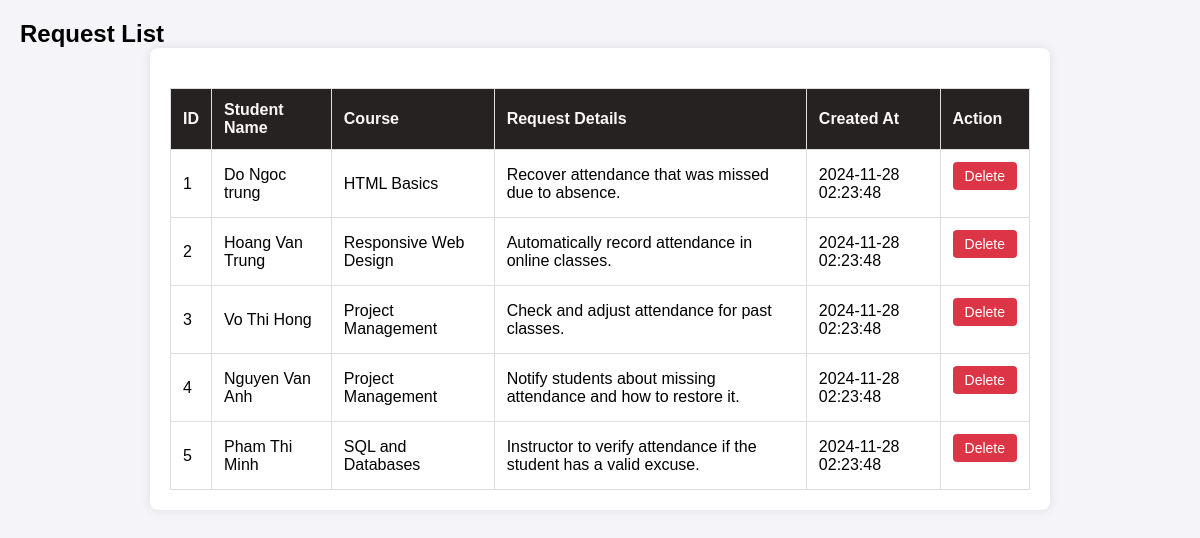
/manageRequest.php, run on the app's committed database.
### tables this page shows
CREATE TABLE requests (
    id INT AUTO_INCREMENT PRIMARY KEY, 
    username VARCHAR(255) NOT NULL, 
    Courses VARCHAR(255) NOT NULL,
    request_text TEXT NOT NULL, 
    FOREIGN KEY (id) REFERENCES attendance(id),
    created_at TIMESTAMP DEFAULT CURRENT_TIMESTAMP 
);

### manageRequest.php (the view, shortened to what this page needs)
<!DOCTYPE html>
<html lang="en">
<head>
    <link rel="stylesheet" href="manageRequest.css">
</head>
<body>
    <h2>Request List</h2>
    <div class="container">
        <table>
            <thead>
                <tr>
                    <th>ID</th>
                    <th>Student Name</th>
                    <th>Course</th>
                    <th>Request Details</th>
                    <th>Created At</th>
                    <th>Action</th>
                </tr>
            </thead>
            <tbody>
                <?php
                include 'db.php';
                $sql = "SELECT * FROM requests ORDER BY id ASC";
                $result = $conn->query($sql);
                while ($row = $result->fetch_assoc()) { ?>
                    <tr>
                        <td><?= $row['id'] ?></td>
                        <td><?= $row['username'] ?></td>
                        <td><?= $row['Courses'] ?></td>
                        <td><?= $row['request_text'] ?></td>
                        <td><?= $row['created_at'] ?></td>
                        <td>
                            <form action="delete_request.php" method="post" style="display:inline;">
                                <button type="submit" class="delete-btn">Delete</button>
                            </form>
                        </td>
                    </tr>
                <?php } ?>
            </tbody>
        </table>
    </div>
</body>
</html>

### manageRequest.css (style rules this page uses)
* { margin: 0; padding: 0; box-sizing: border-box; }
body { font-family: Arial, sans-serif; background-color: #f4f4f9; padding: 20px; }
.container { max-width: 900px; margin: 0 auto; background-color: #fff; padding: 20px; border-radius: 8px; box-shadow: 0 0 10px rgba(0, 0, 0, 0.1); }
form input, form textarea, form button { width: 100%; padding: 10px; margin-bottom: 15px; border: 1px solid #ccc; border-radius: 4px; font-size: 16px; transition: all 0.3s ease; }
form button { background-color: #28a745; color: white; border: none; cursor: pointer; font-size: 16px; transition: background-color 0.3s ease; }
table { width: 100%; border-collapse: collapse; margin-top: 20px; }
table th, table td { padding: 12px; text-align: left; border: 1px solid #ddd; }
table th { background-color: #272222; color: #faf8f8; }
table td { background-color: #fff; }
.delete-btn { background-color: #dc3545; color: white; border: none; cursor: pointer; padding: 6px 12px; font-size: 14px; transition: background-color 0.3s ease; }

### data on the page
requests: id "1", username "Do Ngoc trung", Courses "HTML Basics", request_text "Recover attendance that was missed due to absence.", created_at "2024-11-28 02:23:48"
requests: id "2", username "Hoang Van Trung", Courses "Responsive Web Design", request_text "Automatically record attendance in online classes.", created_at "2024-11-28 02:23:48"
requests: id "3", username "Vo Thi Hong", Courses "Project Management", request_text "Check and adjust attendance for past classes.", created_at "2024-11-28 02:23:48"
requests: id "4", username "Nguyen Van Anh", Courses "Project Management", request_text "Notify students about missing attendance and how to restore it.", created_at "2024-11-28 02:23:48"
requests: id "5", username "Pham Thi Minh", Courses "SQL and Databases", request_text "Instructor to verify attendance if the student has a valid excuse.", created_at "2024-11-28 02:23:48"
